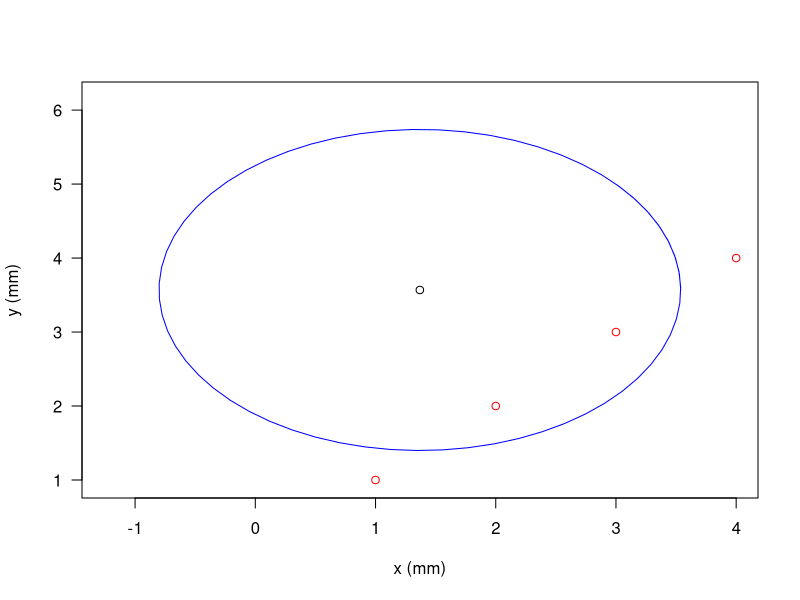

Generate this figure with R:
Ploug10sinkorbit = function(x1,y1,T1,pf) { #enter 1/rotation rate (s) here 
  #e.g. Ploug10sinkorbit(c(1,2,3,4),c(1,2,3,4),0.083,1)
  
  # file: Ploug10sinkorbit.R
  # created by: Dieter.Wolf-Gladrow@awi.de
  #    8/2016 version 1.0
  # This software is provided 'as is' without warranty of
  # any kind. But it's mine, so you can't sell it.
  #
  # purpose: estimate sinking speed from orbit ('orbit analysis')
  #
  # related publication: 
  #    Helle Ploug, Anja Terbrueggen, Anna Kaufmann,
  #    Dieter Wolf-Gladrow, Uta Passow, A novel method to measure 
  #    particle sinking velocity in vitro, and its comparison to three 
  #    other in vitro methods, Limnology & Oceanography Methods,
  #    8, 386-393, 2010. DOI 10:4319/lom.2010.8.386
  #
  # input:
  #   x1   array of x-coordinates of particles (mm)
  #   y1   array of y-coordinates of particles (mm)
  #        remarks: 
  #          1. Origin of coordinate system at rotation
  #             axis of the roller tank; x = horizontal;
  #             y = vertical 
  #          2. x1 and y1 must have the same length
  #   T1   rotation period (s)
  #   pf   plot-flag: p = 0 <-> no plot; 
  #                   p = 1 <-> plot data, orbit, optimal values
  #
  # output: 
  #   out  array with sinking speed (out(1)), orbit centre 
  #        coordinates xc and yc (out(2) and out(3)), and
  #        orbit radius r (out(4))
  #   out(1) sinking speed in m/d
  #   out(2) orbit centre coordinate xc in mm
  #   out(3) orbit centre coordinate yc in mm
  #   out(4) orbit radius in mm
  #
  # original MATLAB code created by:
  # Dieter Wolf-Gladrow (Dieter.Wolf-Gladrow@awi.de) 1 December 2009
  # This software is provided "as is" without warranty of any kind. But
  # it's mine, so you can't sell it.
  #
  # --------------------------------------------------------------------
  L = length(x1); M = length(y1)
  #if (L != M) {
  #print('Error: number of x and y coordinates not equal'); 
  #  stop()}
  # rough estimate: 
  # center coordinates (x_c,y_c) = mean over (x_k, y_k), 
  # radius = mean over [(x_k,y_k) - (x_c, y_c)]^2
  xc1 = mean(x1); yc1 = mean(y1)
  r1 = mean(sqrt( (x1-xc1)^2 + (y1-yc1)^2 ))
  # range of centre coordinates: 
  dx = 0.1; dy = dx # 0.1 mm increments in x and y, explore the space of answers until best fit is found 
  xca1 = xc1-0.8*r1; xca2 = xc1+0.8*r1 #assume max error of +/-80% mean radius in our estimate of center position
  yca1 = yc1-0.8*r1; yca2 = yc1+0.8*r1
  xca = seq(xca1,xca2,dx); Lx = length(xca)
  yca = seq(yca1,yca2,dy); Ly = length(yca)
  # calculate variances of radii for various center coordinates
  # and search minimum of these variances
  smin = 1e20; nxmin = 1; nymin = 1; ra=numeric(L)
  LxLy=Lx*Ly; arr1=numeric(LxLy)
  rvar=matrix(data=arr1,nrow=Lx,ncol=Ly)
  rma=matrix(data=arr1,nrow=Lx,ncol=Ly)
  for(nx in 1:Lx) {xc = xca[nx];
  for(ny in 1:Ly) {yc = yca[ny];
  for(n in 1:L) ra[n] = sqrt((x1[n]-xc)^2+(y1[n]-yc)^2)
  rmean=mean(ra); rvar[nx,ny]=sum((ra-rmean)^2); 
  rma[nx,ny]=rmean;
  if (rvar[nx,ny] < smin) {smin = rvar[nx,ny];
  nxmin = nx; nymin = ny}}}
  xc1 = xca[nxmin]; yc1 = yca[nymin]; r1 = rma[nxmin,nymin]
  wsmms = xc1/T1*2*pi    # (mm/s) sinking speed
  wsmd = wsmms*3.6*24    # (m/d)  sinking speed
  out = c(wsmd,xc1,yc1,r1)
  # plot
  if (pf == 1) {
  p = seq(0,7,0.1);   # angle phi
  xcy = r1*cos(p)+xc1; ycy = r1*sin(p)+yc1;
  ax1 = xc1-r1*1.2; ax2 = xc1+r1*1.2;
  ay1 = yc1-r1*1.2; ay2 = yc1+r1*1.2;
  a1 = min(xcy); a2 = max(xcy);
  b1 = min(ycy); b2 = max(ycy);
  c1 = max((a2-a1),(b2-b1));
  d1 = a1-c1/10; d2 = d1+c1*1.2;
  e1 = b1-c1/10; e2 = e1+c1*1.2;
  # jpeg('SinkOrbit160808.jpeg',width=16,height=12,units='cm',quality=100,res=300)
  # plot(x,y,type='l',lwd=3,col='blue',xlab='x',ylab='y',las=1,xaxs='i',yaxs='i')
  # dev.off()
  plot(x1,y1,type='p',col='red',xlab='x (mm)',ylab='y (mm)',las=1,
       xlim=c(d1,d2),ylim=c(e1,e2))
  lines(xcy,ycy,col='blue')
  points(xc1,yc1,col='black',lty=23)
       # xcy,ycy,'b',xc1,yc1,'k+','LineWidth',2)
  # xt = mean(xcy)-0.3*(max(xcy)-min(xcy));
  # text(xt,b1+c1*0.55,['x_b (mm) = ',num2str(xc1,3)], ...
  #     'Color',[0 0 1],'Fontsize',16)
  # text(xt,b1+c1*0.4,['y_b (mm) = ',num2str(yc1,3)], ...
  #     'Color',[0 0 1],'Fontsize',16)
  # text(xt,b1+c1*0.25,['r (mm) = ',num2str(r1,2)], ...
  #     'Color',[0 0 1],'Fontsize',16)
  # title(['w_s (m d^{-1}) = ',num2str(wsmd,3)], ...
  #      'Color',[0 0 1],'Fontsize',16)
  }
  return(out)
}

#x1 = array, y2 = array, period (s) = 200, yes generate plot 
Ploug10sinkorbit(c(1,2,3,4),c(1,2,3,4),200,1)
